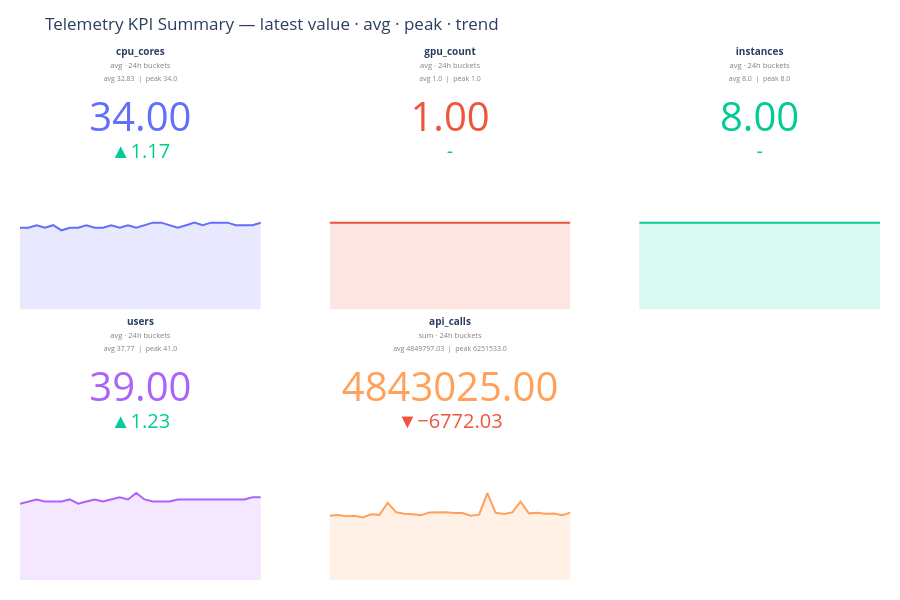

This figure's notebook cell:
### Markdown cell above
### Chart Guide

**Purpose:** Answers the first question an operator asks when opening a service report —
what is the current state of each metric, and is it above or below normal?

**Chart Attributes**

| | |
|---|---|
| **Chart type** | KPI indicator tiles with sparklines |
| **Big number** | Most recent period value |
| **Delta ▲▼** | Difference from historical average (green = above, red = below) |
| **Sparkline** | Full trend as a filled area — shape shows growth, stability, or spikes |

**Insights:** A red delta across all metrics simultaneously may indicate a platform-wide
issue. A single metric with a large green delta while others are flat suggests an unusual
workload on that specific resource.

### Code cell
if fig_41 is not None:
    fig_41.show()

### Figure 1 — Plotly figure (JSON) as saved in the notebook; plotly's stock layout.template omitted (floating-point values rounded to 4 significant figures)
{"data": [{"delta": {"decreasing": {"color": "#EF553B"}, "increasing": {"color": "#00CC96"}, "reference": 32.83, "relative": false, "valueformat": ".2f"}, "domain": {"x": [0, 0.28], "y": [0.736, 1]}, "mode": "number+delta", "number": {"font": {"color": "#636EFA", "size": 40}, "valueformat": ".2f"}, "title": {"align": "center", "text": "<b>cpu_cores</b><br><span style='font-size:0.75em;color:gray'>avg · 24h buckets</span><br><span style='font-size:0.7em;color:gray'>avg 32.83 &nbsp;|&nbsp; peak 34.0</span>"}, "type": "indicator", "value": 34}, {"fill": "tozeroy", "fillcolor": "rgba(99,110,250,0.15)", "hovertemplate": "%{x|%b %d}<br>%{y:.2f}<extra></extra>", "line": {"color": "#636EFA", "width": 2}, "mode": "lines", "showlegend": false, "type": "scatter", "x": ["2026-08-03T00:00:00.000", "2026-08-04T00:00:00.000", "2026-08-05T00:00:00.000", "2026-08-06T00:00:00.000", "2026-08-07T00:00:00.000", "2026-08-08T00:00:00.000", "2026-08-09T00:00:00.000", "2026-08-10T00:00:00.000", "2026-08-11T00:00:00.000", "2026-08-12T00:00:00.000", "2026-08-13T00:00:00.000", "2026-08-14T00:00:00.000", "2026-08-15T00:00:00.000", "2026-08-16T00:00:00.000", "2026-08-17T00:00:00.000", "2026-08-18T00:00:00.000", "2026-08-19T00:00:00.000", "2026-08-20T00:00:00.000", "2026-08-21T00:00:00.000", "2026-08-22T00:00:00.000", "2026-08-23T00:00:00.000", "2026-08-24T00:00:00.000", "2026-08-25T00:00:00.000", "2026-08-26T00:00:00.000", "2026-08-27T00:00:00.000", "2026-08-28T00:00:00.000", "2026-08-29T00:00:00.000", "2026-08-30T00:00:00.000", "2026-08-31T00:00:00.000", "2026-09-01T00:00:00.000"], "xaxis": "x", "y": [32, 32, 33, 32, 33, 31, 32, 32, 33, 32, 32, 33, 32, 33, 32, 33, 34, 34, 33, 32, 33, 34, 33, 34, 34, 34, 33, 33, 33, 34], "yaxis": "y"}, {"delta": {"decreasing": {"color": "#EF553B"}, "increasing": {"color": "#00CC96"}, "reference": 1, "relative": false, "valueformat": ".2f"}, "domain": {"x": [0.36, 0.64], "y": [0.736, 1]}, "mode": "number+delta", "number": {"font": {"color": "#EF553B", "size": 40}, "valueformat": ".2f"}, "title": {"align": "center", "text": "<b>gpu_count</b><br><span style='font-size:0.75em;color:gray'>avg · 24h buckets</span><br><span style='font-size:0.7em;color:gray'>avg 1.0 &nbsp;|&nbsp; peak 1.0</span>"}, "type": "indicator", "value": 1}, {"fill": "tozeroy", "fillcolor": "rgba(239,85,59,0.15)", "hovertemplate": "%{x|%b %d}<br>%{y:.2f}<extra></extra>", "line": {"color": "#EF553B", "width": 2}, "mode": "lines", "showlegend": false, "type": "scatter", "x": ["2026-08-03T00:00:00.000", "2026-08-04T00:00:00.000", "2026-08-05T00:00:00.000", "2026-08-06T00:00:00.000", "2026-08-07T00:00:00.000", "2026-08-08T00:00:00.000", "2026-08-09T00:00:00.000", "2026-08-10T00:00:00.000", "2026-08-11T00:00:00.000", "2026-08-12T00:00:00.000", "2026-08-13T00:00:00.000", "2026-08-14T00:00:00.000", "2026-08-15T00:00:00.000", "2026-08-16T00:00:00.000", "2026-08-17T00:00:00.000", "2026-08-18T00:00:00.000", "2026-08-19T00:00:00.000", "2026-08-20T00:00:00.000", "2026-08-21T00:00:00.000", "2026-08-22T00:00:00.000", "2026-08-23T00:00:00.000", "2026-08-24T00:00:00.000", "2026-08-25T00:00:00.000", "2026-08-26T00:00:00.000", "2026-08-27T00:00:00.000", "2026-08-28T00:00:00.000", "2026-08-29T00:00:00.000", "2026-08-30T00:00:00.000", "2026-08-31T00:00:00.000", "2026-09-01T00:00:00.000"], "xaxis": "x2", "y": [1, 1, 1, 1, 1, 1, 1, 1, 1, 1, 1, 1, 1, 1, 1, 1, 1, 1, 1, 1, 1, 1, 1, 1, 1, 1, 1, 1, 1, 1], "yaxis": "y2"}, {"delta": {"decreasing": {"color": "#EF553B"}, "increasing": {"color": "#00CC96"}, "reference": 8, "relative": false, "valueformat": ".2f"}, "domain": {"x": [0.72, 1], "y": [0.736, 1]}, "mode": "number+delta", "number": {"font": {"color": "#00CC96", "size": 40}, "valueformat": ".2f"}, "title": {"align": "center", "text": "<b>instances</b><br><span style='font-size:0.75em;color:gray'>avg · 24h buckets</span><br><span style='font-size:0.7em;color:gray'>avg 8.0 &nbsp;|&nbsp; peak 8.0</span>"}, "type": "indicator", "value": 8}, {"fill": "tozeroy", "fillcolor": "rgba(0,204,150,0.15)", "hovertemplate": "%{x|%b %d}<br>%{y:.2f}<extra></extra>", "line": {"color": "#00CC96", "width": 2}, "mode": "lines", "showlegend": false, "type": "scatter", "x": ["2026-08-03T00:00:00.000", "2026-08-04T00:00:00.000", "2026-08-05T00:00:00.000", "2026-08-06T00:00:00.000", "2026-08-07T00:00:00.000", "2026-08-08T00:00:00.000", "2026-08-09T00:00:00.000", "2026-08-10T00:00:00.000", "2026-08-11T00:00:00.000", "2026-08-12T00:00:00.000", "2026-08-13T00:00:00.000", "2026-08-14T00:00:00.000", "2026-08-15T00:00:00.000", "2026-08-16T00:00:00.000", "2026-08-17T00:00:00.000", "2026-08-18T00:00:00.000", "2026-08-19T00:00:00.000", "2026-08-20T00:00:00.000", "2026-08-21T00:00:00.000", "2026-08-22T00:00:00.000", "2026-08-23T00:00:00.000", "2026-08-24T00:00:00.000", "2026-08-25T00:00:00.000", "2026-08-26T00:00:00.000", "2026-08-27T00:00:00.000", "2026-08-28T00:00:00.000", "2026-08-29T00:00:00.000", "2026-08-30T00:00:00.000", "2026-08-31T00:00:00.000", "2026-09-01T00:00:00.000"], "xaxis": "x3", "y": [8, 8, 8, 8, 8, 8, 8, 8, 8, 8, 8, 8, 8, 8, 8, 8, 8, 8, 8, 8, 8, 8, 8, 8, 8, 8, 8, 8, 8, 8], "yaxis": "y3"}, {"delta": {"decreasing": {"color": "#EF553B"}, "increasing": {"color": "#00CC96"}, "reference": 37.77, "relative": false, "valueformat": ".2f"}, "domain": {"x": [0, 0.28], "y": [0.216, 0.48]}, "mode": "number+delta", "number": {"font": {"color": "#AB63FA", "size": 40}, "valueformat": ".2f"}, "title": {"align": "center", "text": "<b>users</b><br><span style='font-size:0.75em;color:gray'>avg · 24h buckets</span><br><span style='font-size:0.7em;color:gray'>avg 37.77 &nbsp;|&nbsp; peak 41.0</span>"}, "type": "indicator", "value": 39}, {"fill": "tozeroy", "fillcolor": "rgba(171,99,250,0.15)", "hovertemplate": "%{x|%b %d}<br>%{y:.2f}<extra></extra>", "line": {"color": "#AB63FA", "width": 2}, "mode": "lines", "showlegend": false, "type": "scatter", "x": ["2026-08-03T00:00:00.000", "2026-08-04T00:00:00.000", "2026-08-05T00:00:00.000", "2026-08-06T00:00:00.000", "2026-08-07T00:00:00.000", "2026-08-08T00:00:00.000", "2026-08-09T00:00:00.000", "2026-08-10T00:00:00.000", "2026-08-11T00:00:00.000", "2026-08-12T00:00:00.000", "2026-08-13T00:00:00.000", "2026-08-14T00:00:00.000", "2026-08-15T00:00:00.000", "2026-08-16T00:00:00.000", "2026-08-17T00:00:00.000", "2026-08-18T00:00:00.000", "2026-08-19T00:00:00.000", "2026-08-20T00:00:00.000", "2026-08-21T00:00:00.000", "2026-08-22T00:00:00.000", "2026-08-23T00:00:00.000", "2026-08-24T00:00:00.000", "2026-08-25T00:00:00.000", "2026-08-26T00:00:00.000", "2026-08-27T00:00:00.000", "2026-08-28T00:00:00.000", "2026-08-29T00:00:00.000", "2026-08-30T00:00:00.000", "2026-08-31T00:00:00.000", "2026-09-01T00:00:00.000"], "xaxis": "x4", "y": [36, 37, 38, 37, 37, 37, 38, 36, 37, 38, 37, 38, 39, 38, 41, 38, 37, 37, 37, 38, 38, 38, 38, 38, 38, 38, 38, 38, 39, 39], "yaxis": "y4"}, {"delta": {"decreasing": {"color": "#EF553B"}, "increasing": {"color": "#00CC96"}, "reference": 4850000.0, "relative": false, "valueformat": ".2f"}, "domain": {"x": [0.36, 0.64], "y": [0.216, 0.48]}, "mode": "number+delta", "number": {"font": {"color": "#FFA15A", "size": 40}, "valueformat": ".2f"}, "title": {"align": "center", "text": "<b>api_calls</b><br><span style='font-size:0.75em;color:gray'>sum · 24h buckets</span><br><span style='font-size:0.7em;color:gray'>avg 4849797.03 &nbsp;|&nbsp; peak 6251533.0</span>"}, "type": "indicator", "value": 4843025}, {"fill": "tozeroy", "fillcolor": "rgba(255,161,90,0.15)", "hovertemplate": "%{x|%b %d}<br>%{y:.2f}<extra></extra>", "line": {"color": "#FFA15A", "width": 2}, "mode": "lines", "showlegend": false, "type": "scatter", "x": ["2026-08-03T00:00:00.000", "2026-08-04T00:00:00.000", "2026-08-05T00:00:00.000", "2026-08-06T00:00:00.000", "2026-08-07T00:00:00.000", "2026-08-08T00:00:00.000", "2026-08-09T00:00:00.000", "2026-08-10T00:00:00.000", "2026-08-11T00:00:00.000", "2026-08-12T00:00:00.000", "2026-08-13T00:00:00.000", "2026-08-14T00:00:00.000", "2026-08-15T00:00:00.000", "2026-08-16T00:00:00.000", "2026-08-17T00:00:00.000", "2026-08-18T00:00:00.000", "2026-08-19T00:00:00.000", "2026-08-20T00:00:00.000", "2026-08-21T00:00:00.000", "2026-08-22T00:00:00.000", "2026-08-23T00:00:00.000", "2026-08-24T00:00:00.000", "2026-08-25T00:00:00.000", "2026-08-26T00:00:00.000", "2026-08-27T00:00:00.000", "2026-08-28T00:00:00.000", "2026-08-29T00:00:00.000", "2026-08-30T00:00:00.000", "2026-08-31T00:00:00.000", "2026-09-01T00:00:00.000"], "xaxis": "x5", "y": [4616599, 4673817, 4592100, 4624312, 4498500, 4724144, 4683329, 5547741, 4877459, 4763705, 4724399, 4659826, 4846694, 4867108, 4862526, 4810184, 4821814, 4621089, 4697561, 6251533, 4830187, 4740862, 4861222, 5626419, 4792981, 4840715, 4760162, 4777997, 4655901, 4843025], "yaxis": "y5"}], "layout": {"height": 600, "margin": {"b": 20, "l": 20, "r": 20, "t": 60}, "paper_bgcolor": "white", "plot_bgcolor": "white", "title": {"text": "Telemetry KPI Summary — latest value · avg · peak · trend"}, "xaxis": {"anchor": "y", "domain": [0, 0.28], "showgrid": false, "showticklabels": false, "zeroline": false}, "xaxis2": {"anchor": "y2", "domain": [0.36, 0.64], "showgrid": false, "showticklabels": false, "zeroline": false}, "xaxis3": {"anchor": "y3", "domain": [0.72, 1], "showgrid": false, "showticklabels": false, "zeroline": false}, "xaxis4": {"anchor": "y4", "domain": [0, 0.28], "showgrid": false, "showticklabels": false, "zeroline": false}, "xaxis5": {"anchor": "y5", "domain": [0.36, 0.64], "showgrid": false, "showticklabels": false, "zeroline": false}, "xaxis6": {"anchor": "y6", "domain": [0.72, 1]}, "yaxis": {"anchor": "x", "domain": [0.52, 0.696], "showgrid": false, "showticklabels": false, "zeroline": false}, "yaxis2": {"anchor": "x2", "domain": [0.52, 0.696], "showgrid": false, "showticklabels": false, "zeroline": false}, "yaxis3": {"anchor": "x3", "domain": [0.52, 0.696], "showgrid": false, "showticklabels": false, "zeroline": false}, "yaxis4": {"anchor": "x4", "domain": [0, 0.176], "showgrid": false, "showticklabels": false, "zeroline": false}, "yaxis5": {"anchor": "x5", "domain": [0, 0.176], "showgrid": false, "showticklabels": false, "zeroline": false}, "yaxis6": {"anchor": "x6", "domain": [0, 0.176]}}}
